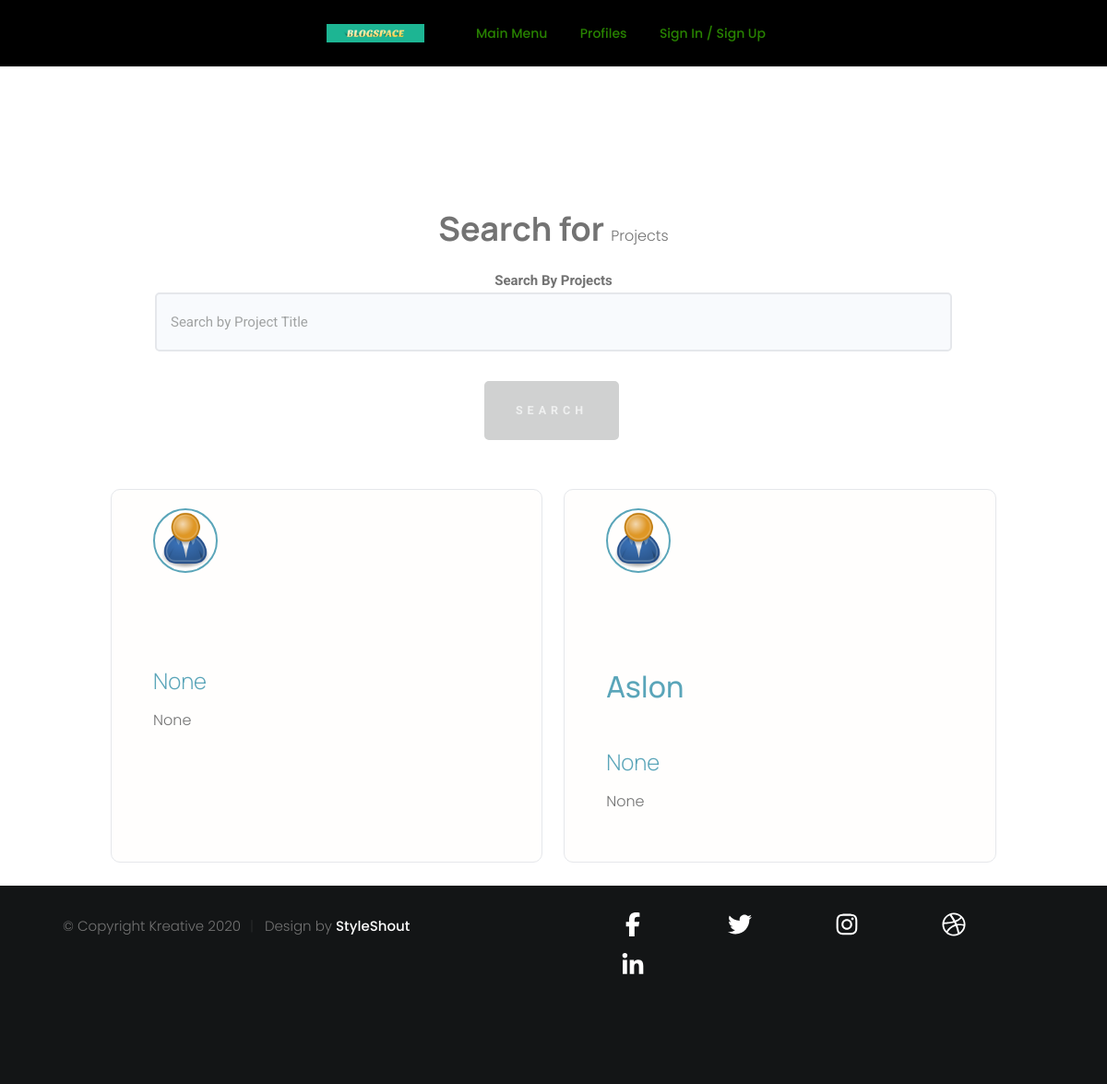
/users/, run on an earlier commit of the app's database.
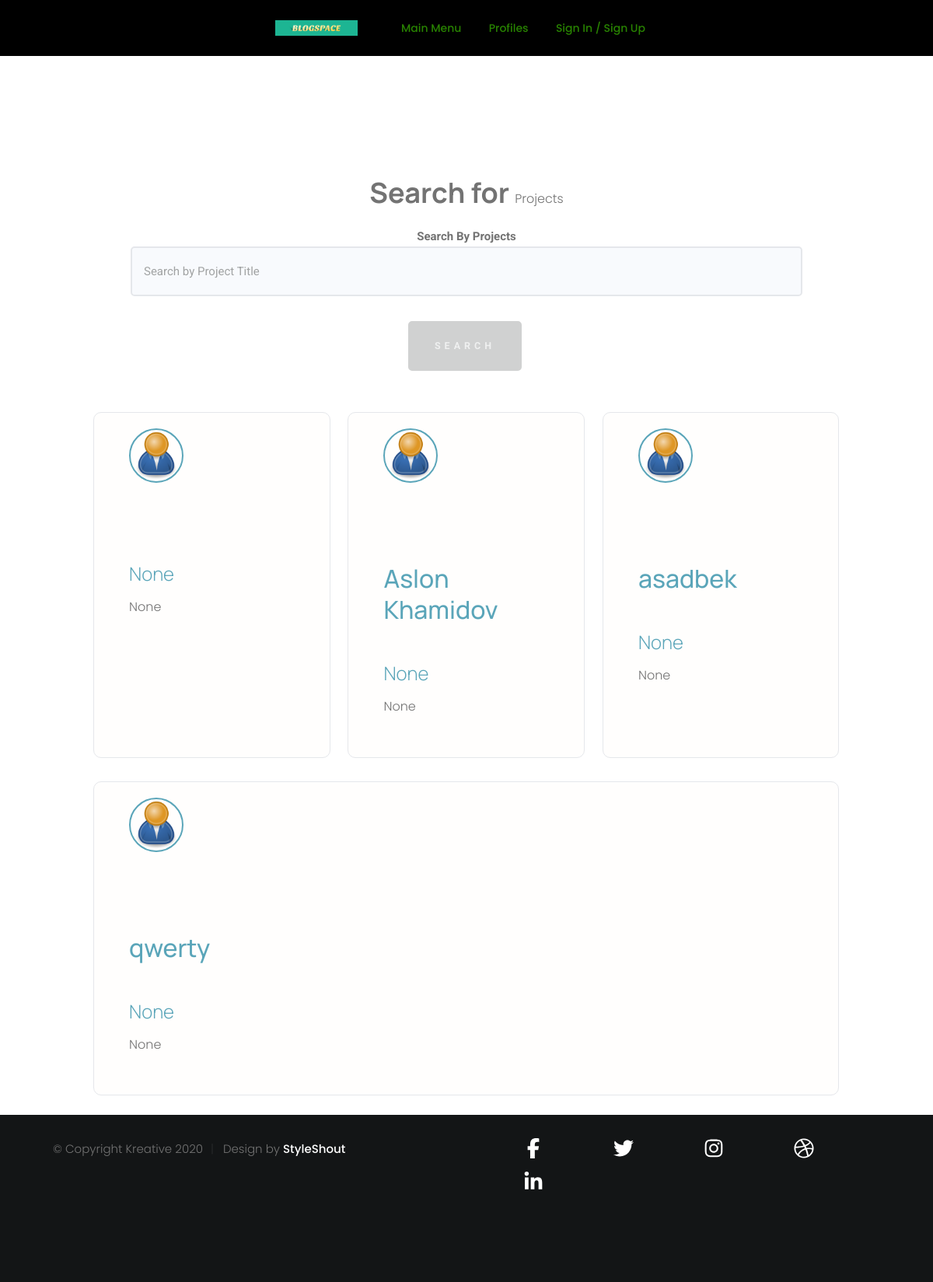
And on a later commit of the database.
### users/models.py (models this page shows, shortened)
class Profile(models.Model):
    user = models.OneToOneField(
        User, on_delete=models.CASCADE, null=True, blank=True)
    name = models.CharField(max_length=200, blank=True, null=True)
    email = models.EmailField(max_length=500, blank=True, null=True)
    username = models.CharField(max_length=200, blank=True, null=True)
    location = models.CharField(max_length=200, blank=True, null=True)
    short_intro = models.CharField(max_length=200, blank=True, null=True)
    shortage_info = models.CharField(max_length=200, blank=True, null=True)
    bio = models.TextField(blank=True, null=True)
    profile_image = models.ImageField(
        null=True, blank=True, upload_to='profiles/', default="profiles/user_default.png")
    social_github = models.CharField(max_length=200, blank=True, null=True)
    social_twitter = models.CharField(max_length=200, blank=True, null=True)
    social_linkedin = models.CharField(max_length=200, blank=True, null=True)
    social_youtube = models.CharField(max_length=200, blank=True, null=True)
    social_website = models.CharField(max_length=200, blank=True, null=True)
    created = models.DateTimeField(auto_now_add=True)
    id = models.UUIDField(default=uuid.uuid4, unique=True,
                          primary_key=True, editable=False)
    class Meta:
        ordering = ['created']

### users/views.py (the view)
# urls.py: path('', views.profiles, name="profiles"),
def profiles(request):
    profiles, search_value = search_in_profiles(request)
    context = {'profiles': profiles, 'search_value':search_value}
    return render(request, 'users/profiles.html', context)

### users/utils.py (called while the page is built)
def search_in_profiles(request):
    search_value = ''
    if request.GET.get('search_value'):
        search_value = request.GET.get('search_value')
    skills = Skill.objects.filter(name__icontains = search_value)
    profiles = Profile.objects.distinct().filter(
        Q(name__icontains = search_value) |
        Q(bio__icontains = search_value) |
        Q(skill__in = skills)
    )
    return profiles, search_value

### users/templates/users/profiles.html (shortened to what this page needs)
{% extends 'main.html' %}
{% block content %}
<main class="home">
    <section class="hero-section text-center">
        <div class="container container--narrow">
          <div class="hero-section__box">
            <h2>Search for <span>Projects</span></h2>
          </div>
          <div class="hero-section__search">
            <form class="form" action="{% url 'profiles' %}" method="get">
              <div class="form__field">
                <label for="formInput#search">Search By Projects </label>
                <input class="input input--text" id="formInput#search" type="text" name="search_value" value="{{search_value}}"
                  placeholder="Search by Project Title" />
              </div>
              <input class="btn btn--sub btn--lg" type="submit" value="Search" />
            </form>
          </div>
        </div>
      </section>
    <section class="devlist">
        <div class="container">
            <div class="grid grid--three">
                {% for profile in profiles %}
                <div class="column card">
                    <div class="dev">
                        <a href="{% url 'single_profile' profile.id %}" class="card__body">
                            <div class="dev__profile">
                                <img class="avatar avatar--md" src="{{ profile.profile_image.url }}" alt="image" />
                                <div class="dev__meta">
                                    <h3>{{profile.name}}</h3>
                                    <h5>{{profile.short_intro|slice:"60"}}</h5>
                                </div>
                            </div>
                            <p class="dev__info">{{profile.bio|slice:"150"}}</p>
                        </a>
                    </div>
                </div>
                {% endfor %}
            </div>
        </div>
    </section>
</main>
{% endblock content %}

### templates/main.html (shortened to what this page needs)
<!DOCTYPE html>
{% load static %}
<html>
    <link rel="stylesheet" href="{% static 'css/styles.css' %}">
    <link rel="stylesheet" href="{% static 'css/vendor.css' %}">
    <link rel="stylesheet" href="{% static 'uikit/styles/uikit.css' %}">
  </head>
  <body id="about", class="s-about target-section" >
    <header class="s-header">
        <div class="row">
            <div class="s-header__logo">
                <a href="{% url 'projects' %}">
                    <img src="{%static 'BLOGSPACE.png'%}" alt="Homepage">
                </a>
            </div>
            <nav class="s-header__nav">
                <ul>
                    <li><a class="smoothscroll" href="{% url 'projects' %}">Main Menu</a></li>
                    <li><a class="smoothscroll" href="{% url 'profiles' %}">Profiles</a></li>
                    {% if request.user.is_authenticated %}
                        <li> <a class="smoothscroll" href="{% url 'logout' %}">Logout</a></li>
                    {% else %}
                        <li> <a class="smoothscroll" href="{% url 'login' %}">Sign In / Sign Up</a></li>
                    {%endif%}
                </ul>
            </nav>
        </div>
    </header>
        {%block content%}
        {%endblock%}
      <footer class="s-footer">
          <div class="row">
              <div class="column large-4 medium-6 w-1000-stack s-footer__social-block">
                  <ul class="s-footer__social">
                      <li><a href="#0"><i class="fab fa-facebook-f" aria-hidden="true"></i></a></li>
                      <li><a href="#0"><i class="fab fa-twitter" aria-hidden="true"></i></a></li>
                      <li><a href="#0"><i class="fab fa-instagram" aria-hidden="true"></i></a></li>
                      <li><a href="#0"><i class="fab fa-dribbble" aria-hidden="true"></i></a></li>
                      <li><a href="#0"><i class="fab fa-linkedin-in" aria-hidden="true"></i></a></li>
                  </ul>
              </div>
              <div class="column large-7 medium-6 w-1000-stack ss-copyright">
                  <span>© Copyright Kreative 2020</span>
                  <span>Design by <a href="https://www.styleshout.com/">StyleShout</a></span>
              </div>
          </div>
      </footer>
    </body>
</html>

### static/uikit/styles/modules/_variables.css (style rules this page uses)
:root { --color-main: #5aa5b9; --color-main-light: #e6faff; --color-sub: #3f4156; --color-sub-light: #51546e; --color-sub-lighter: #ededfd; --color-text: #737373; --color-gray: #8b8b8b; --color-light: #e5e7eb; --color-light-gray: #767676; --color-bg: #f8fafd; --color-white: #fffefd; --color-white-light: #f3f3f3; --color-success: #359e64; --color-success-bg: #def8e8; --color-error: #fc4b0b; --color-error-bg: #fff2ee; --font-base: 'Poppins', arial, helvetica, 'Segoe UI', roboto, ubuntu, sans-serif; --font-monospace: 'Fira Code', 'Courier New', courier, monospace; --font-regular: 300; --font-medium: 500; --font-bold: 700; --generic-shadow: 1px 1px 5px #00000010; --generic-transition: all 0.3s ease-in-out; }

### static/uikit/styles/modules/_base.css (style rules this page uses)
* { margin: 0; padding: 0; box-sizing: border-box; text-rendering: optimizeLegibility; color: inherit; font-size: inherit; }
html { font-size: 50%; }
@media only screen and (min-width: 480px) { html { font-size: 56.25%; } }
@media only screen and (min-width: 1200px) { html { font-size: 62.5%; } }
body { line-height: 1.6; font-weight: 400; font-size: 1.5rem; color: var(--color-text); background-color: var(--color-bg); min-height: 100vh; }

### static/uikit/styles/modules/_typography.css (style rules this page uses)
* { font-family: var(--font-base); }
h2 { font-size: 3.6rem; font-weight: var(--font-bold); }
h3 { font-size: 3.2rem; font-weight: var(--font-medium); }
h5 { font-size: 2.4rem; font-weight: var(--font-medium); }
h5, h6 { font-weight: var(--font-regular); }
p, span, strong { font-size: 1.6rem; color: var(--color-text); font-weight: var(--font-regular); }
a { padding-bottom: 2px; text-decoration: none; display: inline-block; color: var(--color-main); font-weight: var(--font-medium); }

### static/uikit/styles/modules/_utilities.css (style rules this page uses)
.container { width: 92%; max-width: 165rem; margin: 0 auto; box-sizing: border-box; }
.container--narrow { width: 92%; max-width: 120rem; }
@media screen and (min-width: 1000px) { .container { width: 90%; } }
@media screen and (min-width: 1000px) { .container--narrow { width: 85%; } }
@media screen and (min-width: 1200px) { .container { width: 80%; } }
@media screen and (min-width: 1200px) { .container--narrow { width: 72%; } }
.text-center { text-align: center; }

### static/uikit/styles/modules/_avatar.css (style rules this page uses)
.avatar { border-radius: 50%; border: 2px solid var(--color-main); object-fit: cover; }
.avatar--md { height: 7rem; width: 7rem; }

### static/uikit/styles/modules/_button.css (style rules this page uses)
.btn { display: inline-block; position: relative; cursor: pointer; background-color: var(--color-light); font-weight: var(--font-medium); color: var(--color-sub); text-decoration: none; padding: 1rem 2rem; border-radius: 0.5rem; border: none; width: -webkit-fit-content; width: -moz-fit-content; width: fit-content; height: -webkit-fit-content; height: -moz-fit-content; height: fit-content; font-size: 1.6rem; outline-width: 0; outline-color: transparent; -webkit-backface-visibility: hidden; backface-visibility: hidden; transition: all 0.3s ease-in-out; }
.btn--sub { background-color: var(--color-sub); color: var(--color-white); }
.btn--lg { font-size: 1.8rem; padding: 1.2rem 4.5rem; }

### static/uikit/styles/modules/_card.css (style rules this page uses)
.card { border-radius: 1rem; background-color: var(--color-white); border: 1.5px solid var(--color-light); width: auto; height: auto; margin-top: 0.5rem; margin-bottom: 0.5rem; overflow: hidden; }
.card__body, .card__header { padding: 2rem 2.5rem; }

### static/uikit/styles/modules/_form.css (style rules this page uses)
.form { display: block; }
.form__field { margin-top: 1.5rem; margin-bottom: 1.5rem; }
.form__label, .form__field > label { display: block; margin-bottom: 0.5rem; color: var(--color-text); }
input.input[type='text'], input.input[type='email'], input.input[type='password'], input.input[type='number'], select.input, textarea.input { min-width: 24rem; width: 100%; padding: 1.2rem 1.5rem; border-radius: 0.5rem; border: 2px solid var(--color-light); transition: all 0.3s ease-in-out; background-color: var(--color-bg); }

### static/uikit/styles/modules/_grid.css (style rules this page uses)
.grid { display: flex; flex-wrap: wrap; justify-content: flex-start; align-items: stretch; }
.grid > .column { min-width: 28rem; margin-bottom: 2.5rem; }
.grid--three > .column { flex-basis: 100%; }
@media screen and (min-width: 800px) { .grid--three { margin-right: -2%; } }
@media screen and (min-width: 800px) { .grid--three > .column { margin-right: 2%; } }
@media screen and (min-width: 800px) { .grid--three > .column { flex-basis: 48%; } }
@media screen and (min-width: 1200px) { .grid--three { margin-right: -2.33%; } }
@media screen and (min-width: 1200px) { .grid--three > .column { margin-right: 2.33%; } }
@media screen and (min-width: 1200px) { .grid--three > .column { flex-basis: 31%; } }

What changed in the data, as far as the page shows it:
removed Profile: profile_image (placeholder picture), name "Aslon", short_intro "None", bio "None"
added Profile: profile_image (placeholder picture), name "Aslon Khamidov", short_intro "None", bio "None"
added Profile: profile_image (placeholder picture), name "asadbek", short_intro "None", bio "None"
added Profile: profile_image (placeholder picture), name "qwerty", short_intro "None", bio "None"
